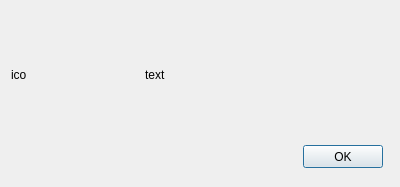
<?xml version="1.0" encoding="UTF-8"?>
<ui version="4.0">
 <class>About</class>
 <widget class="QDialog" name="About">
  <property name="geometry">
   <rect>
    <x>0</x>
    <y>0</y>
    <width>400</width>
    <height>187</height>
   </rect>
  </property>
  <property name="windowTitle">
   <string>О программе</string>
  </property>
  <property name="layoutDirection">
   <enum>Qt::RightToLeft</enum>
  </property>
  <layout class="QFormLayout" name="formLayout">
   <property name="labelAlignment">
    <set>Qt::AlignLeading|Qt::AlignLeft|Qt::AlignVCenter</set>
   </property>
   <property name="formAlignment">
    <set>Qt::AlignLeading|Qt::AlignLeft|Qt::AlignTop</set>
   </property>
   <item row="0" column="1">
    <layout class="QHBoxLayout" name="horizontalLayout_icoText">
     <item>
      <widget class="QLabel" name="lb_text">
       <property name="text">
        <string>text</string>
       </property>
       <property name="textFormat">
        <enum>Qt::AutoText</enum>
       </property>
      </widget>
     </item>
     <item>
      <widget class="QLabel" name="lb_ico">
       <property name="minimumSize">
        <size>
         <width>128</width>
         <height>128</height>
        </size>
       </property>
       <property name="maximumSize">
        <size>
         <width>128</width>
         <height>128</height>
        </size>
       </property>
       <property name="text">
        <string>ico</string>
       </property>
      </widget>
     </item>
    </layout>
   </item>
   <item row="1" column="1">
    <widget class="QPushButton" name="pushButton">
     <property name="minimumSize">
      <size>
       <width>80</width>
       <height>23</height>
      </size>
     </property>
     <property name="maximumSize">
      <size>
       <width>80</width>
       <height>23</height>
      </size>
     </property>
     <property name="text">
      <string>OK</string>
     </property>
    </widget>
   </item>
  </layout>
 </widget>
 <resources/>
 <connections/>
</ui>
